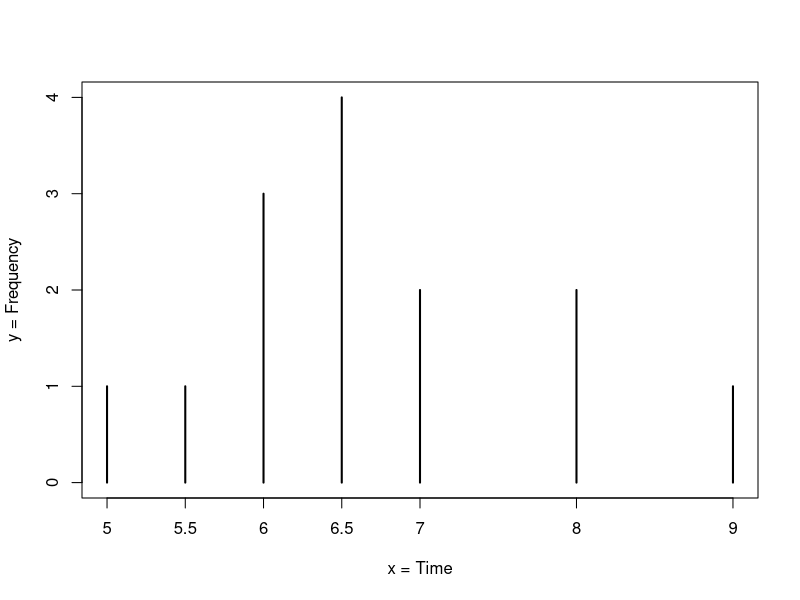

Write R code to recreate this figure. (Note: this script raises an error after producing the figure.)
## ---- chunk 1
plot(table(c(5,5.5,6,6,6,6.5,6.5,6.5,6.5,7,7,8,8,9)), xlab="x = Time",ylab="y = Frequency")
## ---- chunk 2
1 + 2
## ---- chunk 3
c(5,5.5,6,6,6,6.5,6.5,6.5,6.5,7,7,8,8,9)
## ---- chunk 4
X <- c(5,5.5,6,6,6,6.5,6.5,6.5,6.5,7,7,8,8,9)
## ---- chunk 5
X
## ---- chunk 6
knitr::include_graphics("_figures/8-R-Close.png")
## ---- chunk 7
x
## ---- chunk 8
table(X)
## ---- chunk 9
plot(table(X))
